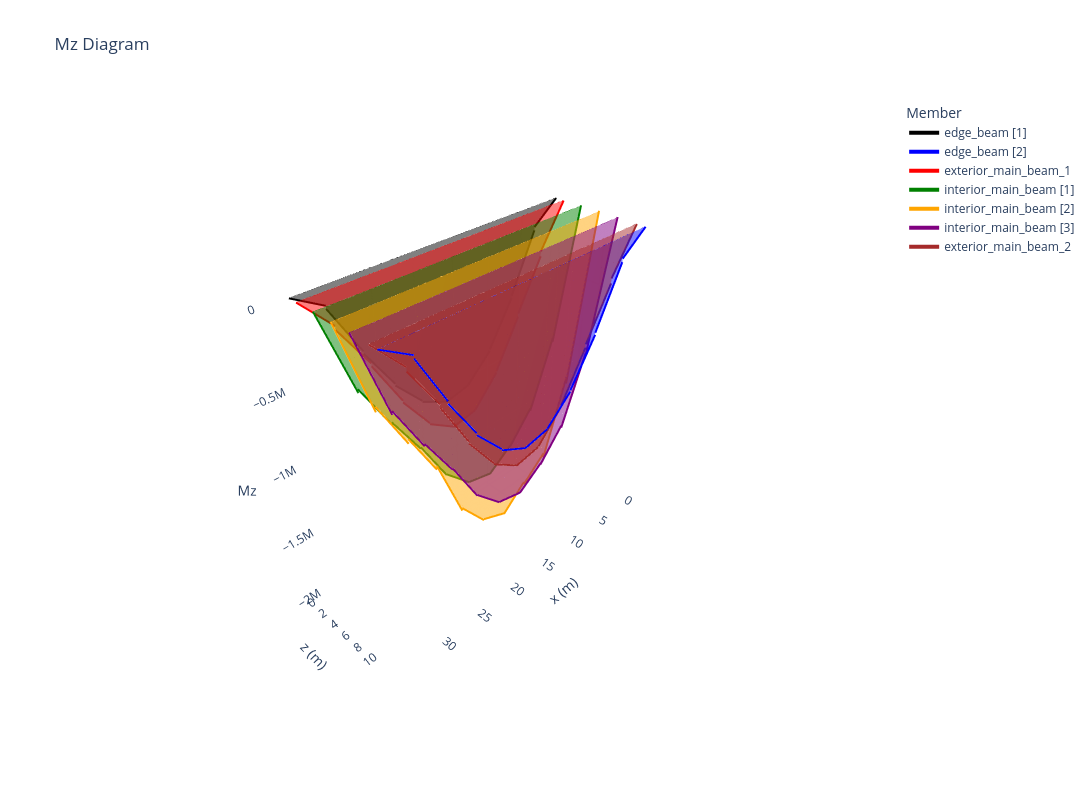

The cell this chart's notebook holds for it:
### Markdown cell above
### Plotting Results

Use `backend="plotly"` to see load effects on all main beams in an interactive 3D view.
The `member` parameter accepts an `og.Members` flag to control which member groups appear.
Here we use `og.Members.LONGITUDINAL` for the BMD and SFD to show only the main beams
(filtering out transverse slab strips), while the deflection plot includes all members.

### Code cell
og.plot_bmd(model, results, members=og.Members.LONGITUDINAL, loadcase="M1600 L1", backend="plotly", figsize=(14, 8));
